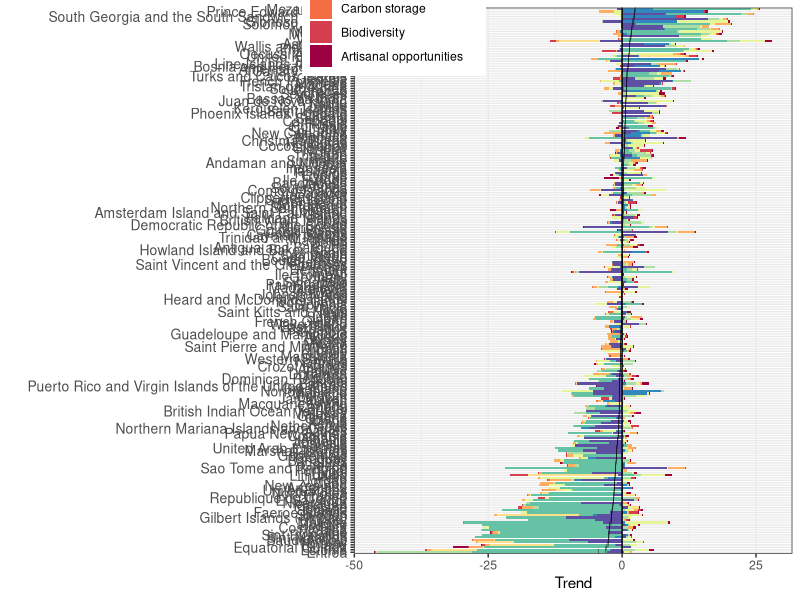
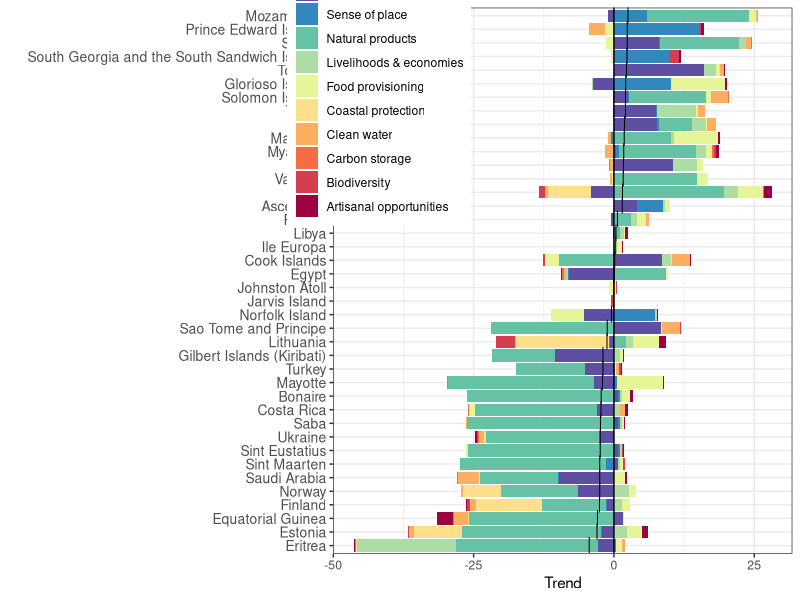
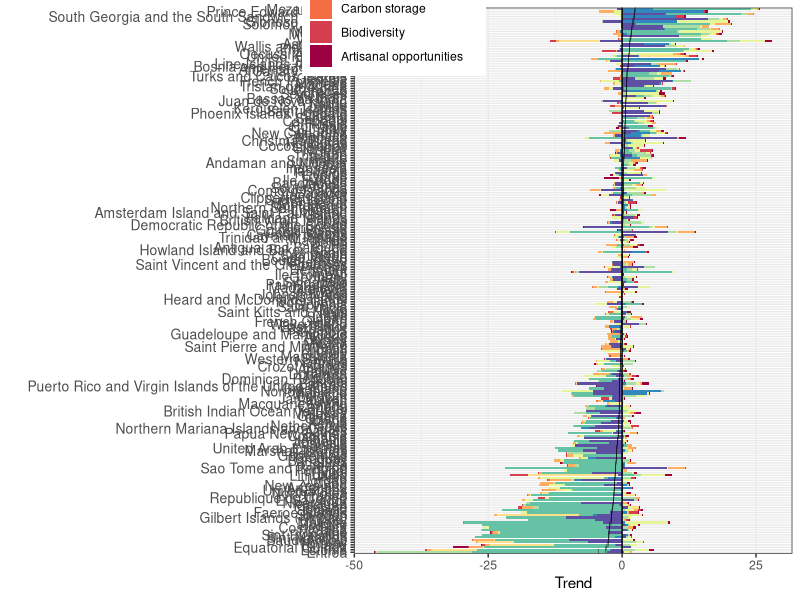
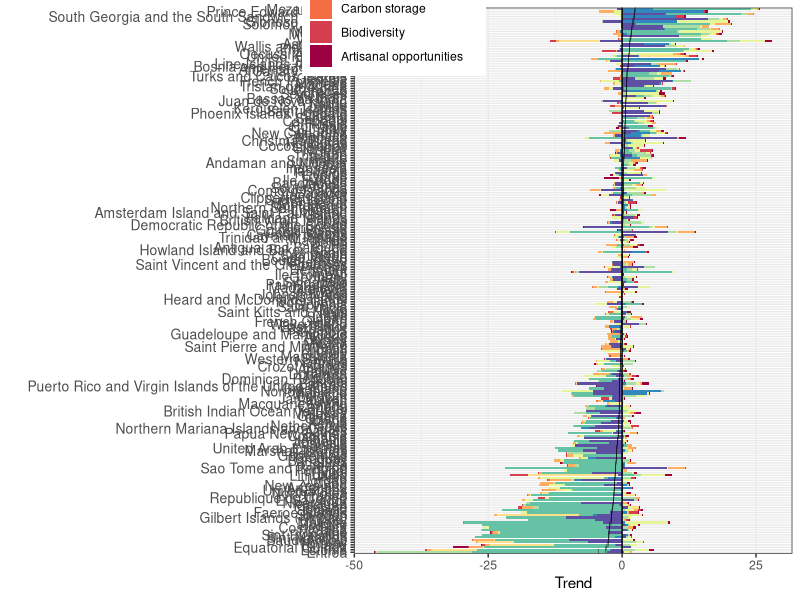
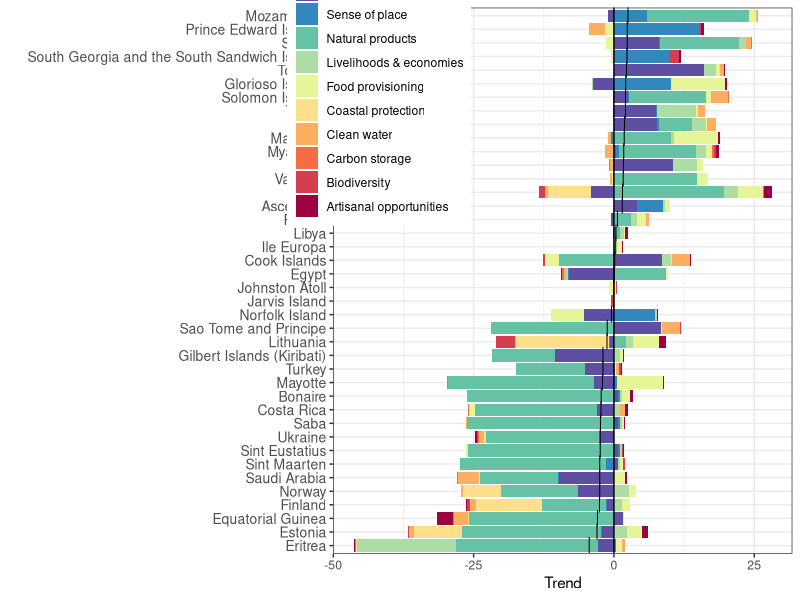
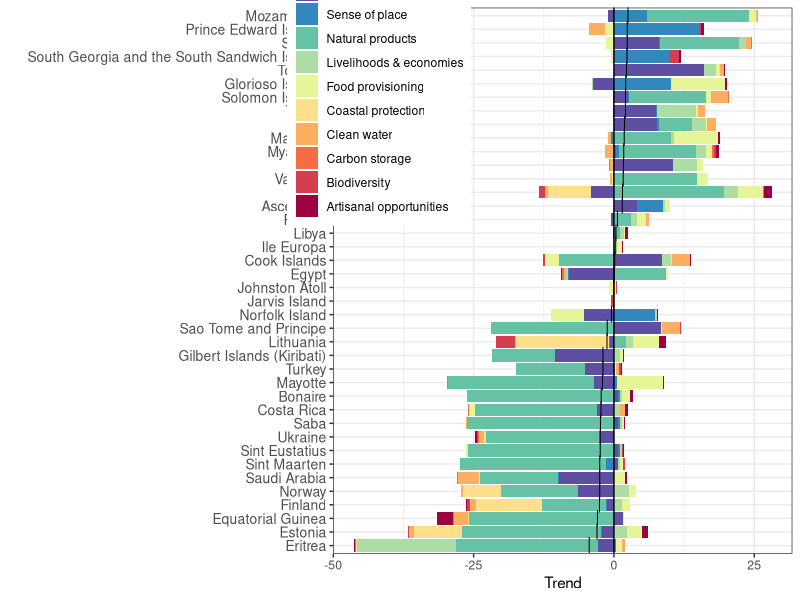

Write the R code that produced these figures, in order.
### Stacked bar plot of goal trends for each region

library(dplyr)
library(tidyr)
library(ggplot2)
library(RColorBrewer)

setwd("global2016/Reporting")

goals <- c('Index', 'AO', 'SPP', 'BD', 'HAB', 'CP', 'CS', 'CW', 'ECO', 'LE', 'LIV', 'FIS', 'FP', 'MAR', 'ICO', 'SP', 'LSP', 'NP', 'TR')
goal_names <- data.frame(goal=goals, long_goal=c("Index", 
                                                 "Artisanal opportunities",
                                                 "Species condition (subgoal)",
                                                 "Biodiversity",
                                                 "Habitat (subgoal)",
                                                 "Coastal protection",
                                                 "Carbon storage",
                                                 "Clean water",
                                                 "Economies",
                                                 "Livelihoods & economies",
                                                 "Livelihoods",
                                                 "Fisheries (subgoal)",
                                                 "Food provisioning",
                                                 "Mariculture (subgoal)",
                                                 "Iconic species (subgoal)",
                                                 "Sense of place",
                                                 "Lasting special places (subgoal)",
                                                 "Natural products",
                                                 "Tourism & recreation"))


data <- read.csv("data/trends_2016.csv") %>%
  filter(region_id != 0) %>%
  select(-region_id, -SPP, -HAB, -ECO, -LIV, -FIS, -MAR, -ICO, -LSP) %>%
  gather("goal", "trend", -country) %>%
  left_join(goal_names, by='goal') %>%
  select(country, goal=long_goal, trend)

index <- filter(data, goal=="Index") %>%
  mutate(country = as.character(country)) %>%
  arrange(trend)

data <- data %>%
  mutate(country=as.character(country)) %>%
  mutate(country = factor(country, levels=index$country))

myPalette <- brewer.pal(10, "Spectral")

p <- ggplot(data=filter(data, goal != "Index"), aes(x=country, y=trend, fill=goal)) + 
  geom_bar(stat="identity") +
  scale_fill_manual(values=myPalette) +
  coord_flip() +
  theme_bw() +
  labs(y="Trend", x="") + 
  guides(fill=guide_legend(reverse=TRUE)) +
  theme(axis.text.y=element_text(size=10),
        legend.justification=c(1,0), legend.position=c(.3,.875)) +
  geom_point(data=index, aes(y=trend, x=country), fill="black", shape="|") +
  geom_hline(yintercept=0, color="black")
p
ggsave('Trend_barplot.pdf', height=25, width=10)
ggsave('Trend_barplot.png', height=25, width=10)

max <- length(index$country)
countries_mid <- c("Johnston Atoll", "Jarvis Island", "Ile Europa", "Libya", "Russia",
                   "Cook Islands", "Norfolk Island", "Lithuania", "Egypt", "Sao Tome and Principe")

regions_subset <- rbind(index[1:15, ], index[index$country %in% countries_mid, ], index[(max-14):max, ])
regions_subset <- as.character(regions_subset$country)  

data_subset <- data %>%
  mutate(country = as.character(country)) %>%
  filter(country %in% regions_subset) %>%
  mutate(country = factor(country, levels=index$country))
  
index_subset <- filter(data_subset, goal=="Index")  

p <- ggplot(data=filter(data_subset, goal != "Index"), aes(x=country, y=trend, fill=goal)) + 
  geom_bar(stat="identity") +
  scale_fill_manual(values=myPalette) +
  coord_flip() +
  theme_bw() +
  labs(y="Trend", x="") + 
  guides(fill=guide_legend(reverse=TRUE)) +
  theme(axis.text.y=element_text(size=10),
        legend.justification=c(1,0), legend.position=c(.3,.60)) +
  geom_point(data=index_subset, aes(y=trend, x=country), fill="black", shape="|", size=4) +
  geom_hline(yintercept=0, color="black")
p
ggsave('Trend_barplot_subset.pdf', height=8, width=10)
ggsave('Trend_barplot_subset.png', height=8, width=10)

